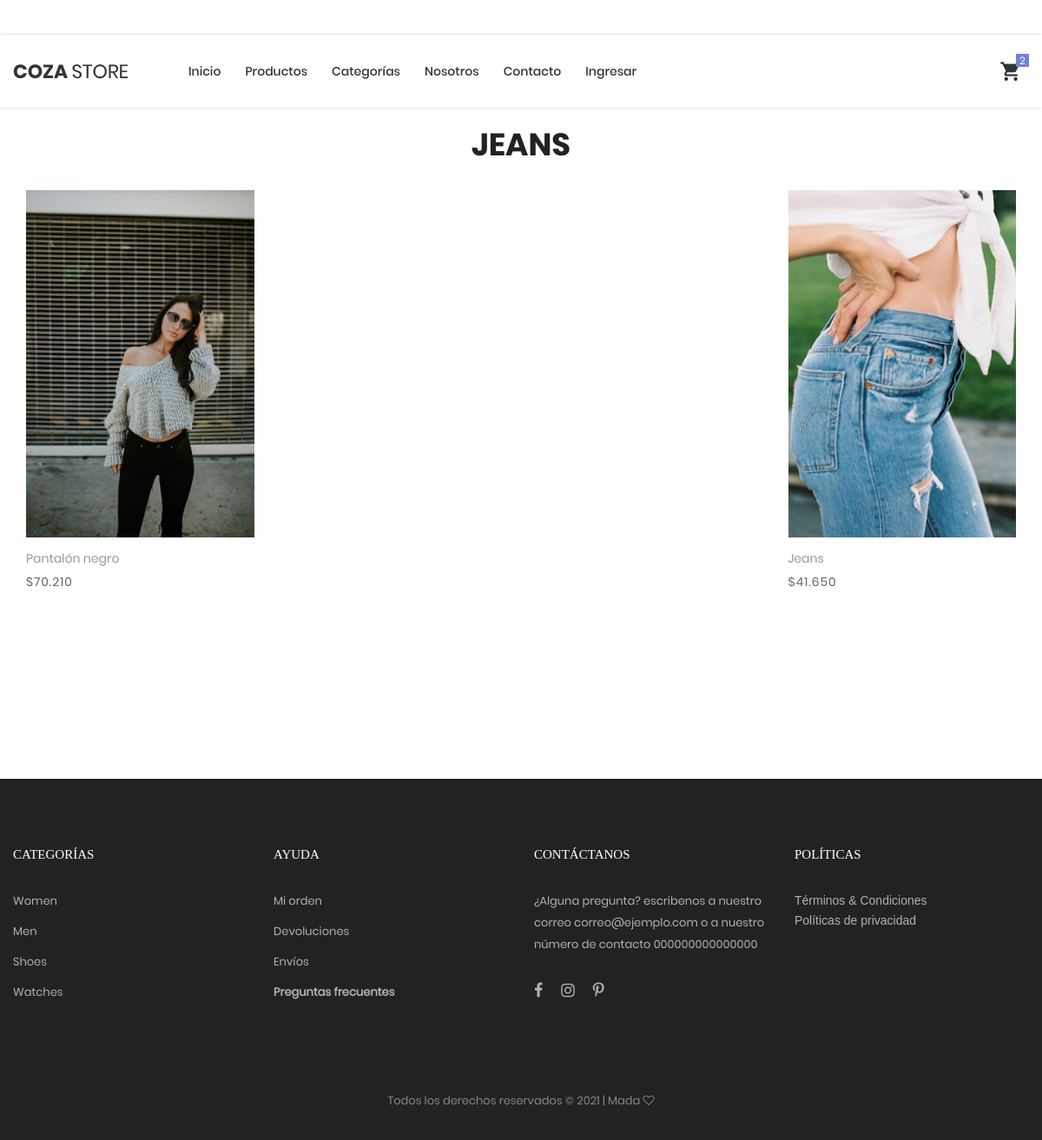
The page /View/UsuariosVista/listarProductosCategoria.php?IdCategoria=2 on the database its author committed.
### tables this page shows
CREATE TABLE `categorias` (
  `IdCategoria` int(11) NOT NULL,
  `NombreCategoria` varchar(200) NOT NULL,
  `UrlImagen` varchar(1000) NOT NULL,
  `Estado` tinyint(1) NOT NULL
);

CREATE TABLE `productos` (
  `IdProducto` int(11) NOT NULL,
  `NombreProducto` varchar(100) NOT NULL,
  `Descripcion` varchar(255) NOT NULL,
  `Precio` decimal(5,3) NOT NULL,
  `IdCategoria` int(11) NOT NULL,
  `Estado` tinyint(1) NOT NULL,
  `Imagen1` varchar(255) NOT NULL,
  `Imagen2` varchar(255) NOT NULL,
  `Imagen3` varchar(255) NOT NULL
);

### Model/VistaClienteModelo/crudVista.php (called while the page is built, shortened)
<?php
class crudVista{
    public function listarProductosCategoria($IdCategoria){
    	$Db = Db::Conectar();
		$sql = $Db -> query("SELECT `productos`.`Imagen1`, `productos`.`NombreProducto`, `productos`.`Precio`, `productos`.`IdProducto`, `categorias`.`NombreCategoria`\n"
    . "FROM `productos` \n"
    . " LEFT JOIN `categorias` ON `productos`.`IdCategoria` = `categorias`.`IdCategoria`\n"
    . "    \n"
    . "    WHERE `productos`.`IdCategoria` = $IdCategoria  AND `productos`.`Estado` = 1");
		$sql -> execute();
	    return $sql -> fetchAll();
    }
    public function obtenerNombreCategoria($idCategoria){
        $Db = Db::Conectar();
        $sql = $Db -> query("SELECT NombreCategoria FROM categorias WHERE IdCategoria = $idCategoria");
        $sql -> execute();
        return $sql ->fetch();
    }
}
?>

### Controller/VistaClienteControlador/controladorVistaCliente.php (called while the page is built, shortened)
<?php
include("../../Model/conexion.php");
include("../../Model/VistaClienteModelo/crudVista.php");
class controladorVistaCliente{
    public function listarProductosCategoria($IdCategoria){
        $crudVista = new CrudVista();
        return $crudVista->listarProductosCategoria($IdCategoria);
    }
    public function obtenerNombreCategoria($idCategoria){
        $crudVista = new CrudVista();
        return $crudVista->obtenerNombreCategoria($idCategoria);
    }
}
?>

### Model/conexion.php (called while the page is built, shortened)
<?php
class Db{
    public static function CerrarConexion(&$conn) {
      return $conn=null;
    }
}

### View/UsuariosVista/listarProductosCategoria.php (the view, shortened to what this page needs)
<?php
include "../../Controller/VistaClienteControlador/controladorVistaCliente.php";
$listarProductos = $controladorVistaCliente->listarProductosCategoria($_GET['IdCategoria']);
$nombreCategoria = $controladorVistaCliente->obtenerNombreCategoria($_GET['IdCategoria']);
?>
<!DOCTYPE html>
<html lang="es">
<head>
	<link rel="stylesheet" type="text/css" href="../../vendor/bootstrap/css/bootstrap.min.css">
	<link rel="stylesheet" type="text/css" href="../../fonts/font-awesome-4.7.0/css/font-awesome.min.css">
	<link rel="stylesheet" type="text/css" href="../../fonts/iconic/css/material-design-iconic-font.min.css">
	<link rel="stylesheet" type="text/css" href="../../fonts/linearicons-v1.0.0/icon-font.min.css">
	<link rel="stylesheet" type="text/css" href="../../vendor/animate/animate.css">
	<link rel="stylesheet" type="text/css" href="../../vendor/css-hamburgers/hamburgers.min.css">
	<link rel="stylesheet" type="text/css" href="../../vendor/animsition/css/animsition.min.css">
	<link rel="stylesheet" type="text/css" href="../../vendor/select2/select2.min.css">
	<link rel="stylesheet" type="text/css" href="../../vendor/daterangepicker/daterangepicker.css">
	<link rel="stylesheet" type="text/css" href="../../vendor/slick/slick.css">
	<link rel="stylesheet" type="text/css" href="../../vendor/MagnificPopup/magnific-popup.css">
	<link rel="stylesheet" type="text/css" href="../../vendor/perfect-scrollbar/perfect-scrollbar.css">
	<link rel="stylesheet" type="text/css" href="../../css/util.css">
	<link rel="stylesheet" type="text/css" href="../../css/main.css">
</head>
<body class="animsition">
	<header class="header-v4">
		<div class="container-menu-desktop">
			<div class="wrap-menu-desktop how-shadow1">
				<nav class="limiter-menu-desktop container">
					<a href="#" class="logo">
						<img src="../../images/icons/logo-01.png" alt="IMG-LOGO">
					</a>
					<div class="menu-desktop">
						<ul class="main-menu">
							<li>
								<a href="index.php">Inicio</a>
							</li>
							<li>
								<a href="productosC.php">Productos</a>
							</li>
							<li>
								<a href="#">Categorías</a>
							</li>
							<li>
								<a href="nosotros.php">Nosotros</a>
							</li>
							<li>
								<a href="contacto.php">Contacto</a>
							</li>
							<?php
							if(!isset($_SESSION['correo'])){
							?>
							<li>
								<a href="../AccesoVista/login.php">Ingresar</a>
							</li>
							<?php
							}
							?>
						</ul>
					</div>
					<div class="wrap-icon-header flex-w flex-r-m">
						<div class="icon-header-item cl2 hov-cl1 trans-04 p-l-22 p-r-11 icon-header-noti js-show-cart" data-notify="2">
							<i class="zmdi zmdi-shopping-cart"></i>
						</div>
					</div>
				</nav>
			</div>
		</div>
	</header>
	<section class="bg0 p-t-23 p-b-130">
		<div class="container">
			<div class="p-b-10">
				<h3 class="ltext-103 cl5 text-center" >
					<?php
						echo $nombreCategoria[0];
					?>
				</h3>
			</div>
			<br>
			<?php if(!empty($listarProductos)){ ?>
			<div class="flex-w flex-sb-m p-b-52">
				<?php
				foreach($listarProductos as $listar){
				?>
				<div class="col-sm-6 col-md-4 col-lg-3 p-b-35 isotope-item women">
					<div class="block2">
						<div class="block2-pic hov-img0">
							<img src="../../images/productos/<?php echo $listar['Imagen1']?>" alt="IMG-PRODUCT" style="width: 268px; height: 400px; object-fit: cover;">
						</div>
						<div class="block2-txt flex-w flex-t p-t-14">
							<div class="block2-txt-child1 flex-col-l ">
								<a href="product-detail.html" class="stext-104 cl4 hov-cl1 trans-04 js-name-b2 p-b-6">
								<?php echo $listar['NombreProducto']?>
								</a>
								<span class="stext-105 cl3">
								$<?php echo $listar['Precio']?>
								</span>
							</div>
						</div>
					</div>
				</div>
				<?php
					}
				?>
				<?php
					}else{
				?>
					<div class="alert alert-warning" role="alert">
						La categoría no tiene productos.
					</div>
				<?php } ?>
		</div>
	</section>
		<footer class="bg3 p-t-75 p-b-32">
			<div class="container">
				<div class="row">
					<div class="col-sm-6 col-lg-3 p-b-50">
						<h4 class="stext-301 cl0 p-b-30">
							Categorías
						</h4>
						<ul>
							<li class="p-b-10">
								<a href="#" class="stext-107 cl7 hov-cl1 trans-04">
									Women
								</a>
							</li>
							<li class="p-b-10">
								<a href="#" class="stext-107 cl7 hov-cl1 trans-04">
									Men
								</a>
							</li>
							<li class="p-b-10">
								<a href="#" class="stext-107 cl7 hov-cl1 trans-04">
									Shoes
								</a>
							</li>
							<li class="p-b-10">
								<a href="#" class="stext-107 cl7 hov-cl1 trans-04">
									Watches
								</a>
							</li>
						</ul>
					</div>
					<div class="col-sm-6 col-lg-3 p-b-50">
						<h4 class="stext-301 cl0 p-b-30">
							Ayuda
						</h4>
						<ul>
							<li class="p-b-10">
								<a href="#" class="stext-107 cl7 hov-cl1 trans-04">
									Mi orden
								</a>
							</li>
							<li class="p-b-10">
								<a href="#" class="stext-107 cl7 hov-cl1 trans-04">
									Devoluciones
								</a>
							</li>
							<li class="p-b-10">
								<a href="#" class="stext-107 cl7 hov-cl1 trans-04">
									Envíos
								</a>
							</li>
							<li class="p-b-10">
								<a href="#" class="stext-107 cl7 hov-cl1 trans-04">
									<b>Preguntas frecuentes</b>
								</a>
							</li>
						</ul>
					</div>
					<div class="col-sm-6 col-lg-3 p-b-50">
						<h4 class="stext-301 cl0 p-b-30">
							Contáctanos
						</h4>
						<p class="stext-107 cl7 size-201">
							¿Alguna pregunta? escribenos a nuestro correo correo@ejemplo.com o a nuestro número de contacto 000000000000000
						</p>
						<div class="p-t-27">
							<a href="#" class="fs-18 cl7 hov-cl1 trans-04 m-r-16">
								<i class="fa fa-facebook"></i>
							</a>
							<a href="#" class="fs-18 cl7 hov-cl1 trans-04 m-r-16">
								<i class="fa fa-instagram"></i>
							</a>
							<a href="#" class="fs-18 cl7 hov-cl1 trans-04 m-r-16">
								<i class="fa fa-pinterest-p"></i>
							</a>
						</div>
					</div>
					<div class="col-sm-6 col-lg-3 p-b-50">
						<h4 class="stext-301 cl0 p-b-30">
							Políticas
						</h4>
						<a href="#" class="fs-14 cl7 hov-cl1 trans-04 m-r-16">Términos & Condiciones</a>
						<br>
						<a href="#" class="fs-14 cl7 hov-cl1 trans-04 m-r-16">Políticas de privacidad</a>
					 </div>
				   </div>
				<div class="p-t-40">
					<p class="stext-107 cl6 txt-center">
							Todos los derechos reservados &copy; <script>document.write(new Date().getFullYear());</script> | Mada <i class="fa fa-heart-o" aria-hidden="true"></i>
					</p>
				</div>
			</div>
		</footer>
</body>
</html>

### css/main.css (style rules this page uses)
.container { max-width: 1380px; }
@media (max-width: 1600px) { .container { max-width: 1200px; } }
.container-menu-desktop { height: auto; width: 100%; position: relative; -webkit-transition: all 0.3s; -o-transition: all 0.3s; -moz-transition: all 0.3s; transition: all 0.3s; }
.header-v4 .container-menu-desktop { height: 124px; }
.wrap-menu-desktop { position: fixed; z-index: 1100; background-color: transparent; width: 100%; height: 84px; top: 40px; left: 0px; -webkit-transition: height 0.3s, background-color 0.3s; -o-transition: height 0.3s, background-color 0.3s; -moz-transition: height 0.3s, background-color 0.3s; transition: height 0.3s, background-color 0.3s; }
.header-v4 .wrap-menu-desktop { background-color: #fff; }
.limiter-menu-desktop { height: 100%; display: -webkit-box; display: -webkit-flex; display: -moz-box; display: -ms-flexbox; display: flex; align-items: center; background-color: transparent; }
.logo { display: -webkit-box; display: -webkit-flex; display: -moz-box; display: -ms-flexbox; display: flex; align-items: center; height: 65%; margin-right: 55px; }
.logo img { max-width: 100%; max-height: 100%; }
.menu-desktop { display: -webkit-box; display: -webkit-flex; display: -moz-box; display: -ms-flexbox; display: flex; align-items: center; height: 100%; }
.main-menu { list-style-type: none; margin: 0; display: -webkit-box; display: -webkit-flex; display: -moz-box; display: -ms-flexbox; display: flex; align-items: center; }
.main-menu > li { display: block; position: relative; padding: 20px 10px 20px 0px; margin: 0px 4px 0px 14px; }
.main-menu > li > a { font-family: Poppins-Medium; font-size: 14px; color: #333; padding: 5px 0px; transition: all 0.4s; -webkit-transition: all 0.4s; -o-transition: all 0.4s; -moz-transition: all 0.4s; }
.wrap-icon-header { flex-grow: 1; }
.icon-header-item { position: relative; font-size: 26px; line-height: 1; cursor: pointer; }
.icon-header-noti::after { content: attr(data-notify); font-family: Poppins-Regular; font-size: 12px; color: #fff; line-height: 15px; text-align: center; display: block; position: absolute; top: -7px; right: 0; min-width: 15px; height: 15px; padding: 0 3px; background-color: #717fe0; }
.block2-pic { position: relative; }
.block2-txt-child1 { width: calc(100% - 30px); }
.cl0 { color: #fff; }
.cl2 { color: #333; }
.cl3 { color: #666; }
.cl4 { color: #999; }
.cl5 { color: #222; }
.cl6 { color: #888; }
.cl7 { color: #b2b2b2; }
.stext-104 { font-family: Poppins-Regular; font-size: 14px; line-height: 1.466667; }
.stext-105 { font-family: Poppins-Regular; font-size: 14px; line-height: 1.466667; letter-spacing: 1px; }
.stext-107 { font-family: Poppins-Regular; font-size: 13px; line-height: 1.923; }
.stext-301 { font-family: Montserrat-Bold; font-size: 15px; line-height: 1.6; text-transform: uppercase; }
.ltext-103 { font-family: Poppins-Bold; font-size: 36px; line-height: 1.1; text-transform: uppercase; }
.size-201 { max-width: 270px; }
.bg0 { background-color: #fff; }
.bg3 { background-color: #222; }
.how-shadow1 { box-shadow: 0 0px 3px 0px rgba(0,0,0,0.2); -moz-box-shadow: 0 0px 3px 0px rgba(0,0,0,0.2); -webkit-box-shadow: 0 0px 3px 0px rgba(0,0,0,0.2); -o-box-shadow: 0 0px 3px 0px rgba(0,0,0,0.2); -ms-box-shadow: 0 0px 3px 0px rgba(0,0,0,0.2); }
.hov-img0 { display: block; overflow: hidden; }
.hov-img0 img { width: 100%; -webkit-transition: transform 0.9s ease; -o-transition: transform 0.9s ease; -moz-transition: transform 0.9s ease; transition: transform 0.9s ease; }

### rows shown on the page
categorias: NombreCategoria "JEANS"
productos: Imagen1 (picture), NombreProducto "Pantalón negro", Precio "70.210"
productos: Imagen1 (picture), NombreProducto "Jeans", Precio "41.650"
